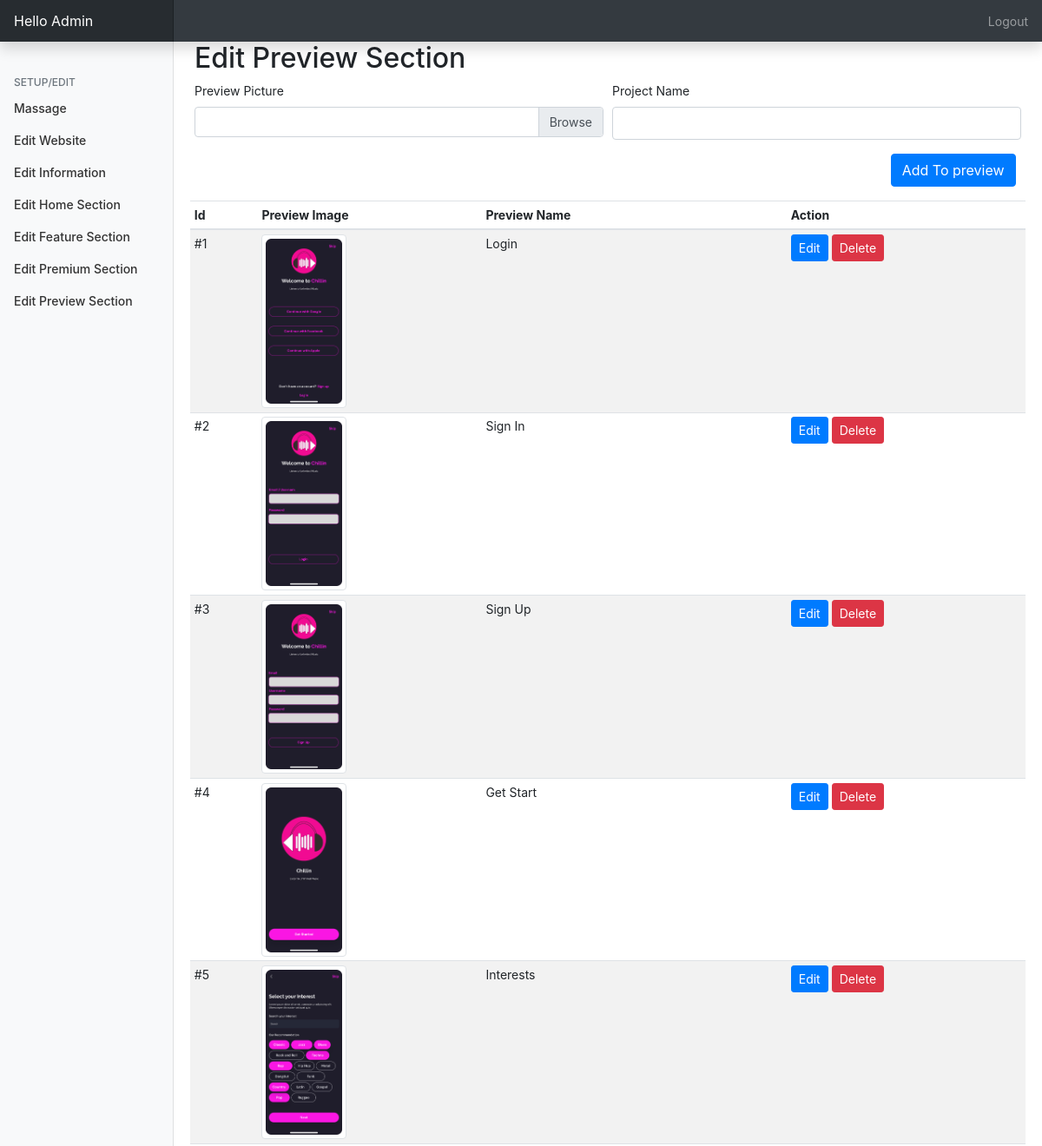
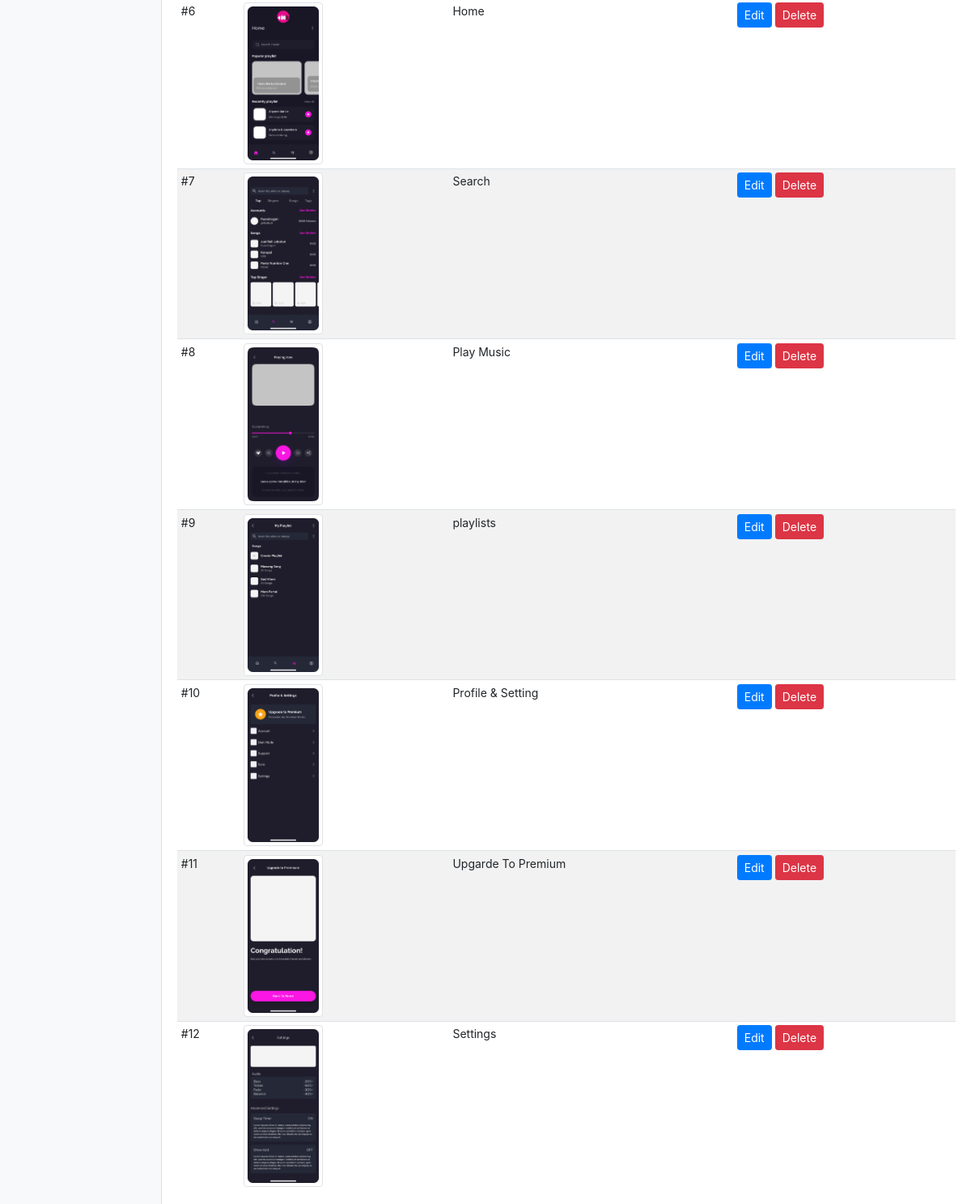
Page /admin/?editpreview=true (signed in) on the committed database (2 pictures, top to bottom).
### tables this page shows
CREATE TABLE `preview_setup` (
  `id` int(11) NOT NULL,
  `view_name` varchar(250) NOT NULL,
  `view_pic` varchar(250) NOT NULL
);

### admin/php/preview.php (the view, shortened to what this page needs)
<h2>Edit Preview Section</h2>
<form method="post" action="php/upreview.php" enctype="multipart/form-data">
    <div class="form-row">
        <div class="form-group col-md-6">
            <label>Preview Picture</label>
            <div class="custom-file">
                <label class="custom-file-label" for="view_pic"></label>
                </div>
            </div>
            <div class="form-group col-md-6 mt-auto">
                <label for="view_name">Project Name</label>
                <input
                    type="name"
                    name="view_name"
                    class="form-control"
                    id="name"
                    placeholder="">
            </div>
            <div class="form-group col-md-2 ml-auto">
                <input
                    type="submit"
                    name="addtopreview"
                    class="btn btn-primary"
                    value="Add To preview">
            </div>
        </form>
        <table class="table table-striped table-sm">
            <thead>
                <tr>
                    <th>Id</th>
                    <th>Preview Image</th>
                    <th>Preview Name</th>
                    <th>Action</th>
                </tr>
            </thead>
            <tbody>
                <?php
$query2="SELECT * FROM preview_setup";
$queryrun2=mysqli_query($db,$query2);
$count=1;
while($data2=mysqli_fetch_array($queryrun2)){
    ?>
                <tr>
                        <td>#<?=$count?></td>
                        <td><img src="../assets/img/<?=$data2['view_pic']?>" class="oo img-thumbnail"></td>
                        <td><?=$data2['view_name']?></td>
                        <td>
                            <button
                                type="button"
                                class="btn btn-primary btn-sm"
                                data-toggle="modal"
                                data-target="#modal<?=$data2['id']?>">
                                Edit
                            </button>
                            <a href="php/upreview.php?del=<?=$data2['id']?>">
                                <button
                                    type="button"
                                    class="btn btn-danger btn-sm"
                                    data-toggle="modal"
                                    data-target="#exampleModal">
                                    Delete
                                </button>
                            </a>
                        </td>
                    </tr>
                    <?php $count++;
} ?>
                </tbody>
            </table>

### admin/css/dashboard.css (style rules this page uses)
body { font-size: .875rem; }

### admin/index.php (style rules this page uses)
.oo { height: 200px; }

### rows in the picture
preview_setup: view_pic (picture), view_name "Login"
preview_setup: view_pic (picture), view_name "Sign In"
preview_setup: view_pic (picture), view_name "Sign Up"
preview_setup: view_pic (picture), view_name "Get Start"
preview_setup: view_pic (picture), view_name "Interests"
preview_setup: view_pic (picture), view_name "Home"
preview_setup: view_pic (picture), view_name "Search"
preview_setup: view_pic (picture), view_name "Play Music"
preview_setup: view_pic (picture), view_name "playlists"
preview_setup: view_pic (picture), view_name "Profile & Setting"
preview_setup: view_pic (picture), view_name "Upgarde To Premium"
preview_setup: view_pic (picture), view_name "Settings"

### other values in the picture
$_SESSION['username'] "Admin"
